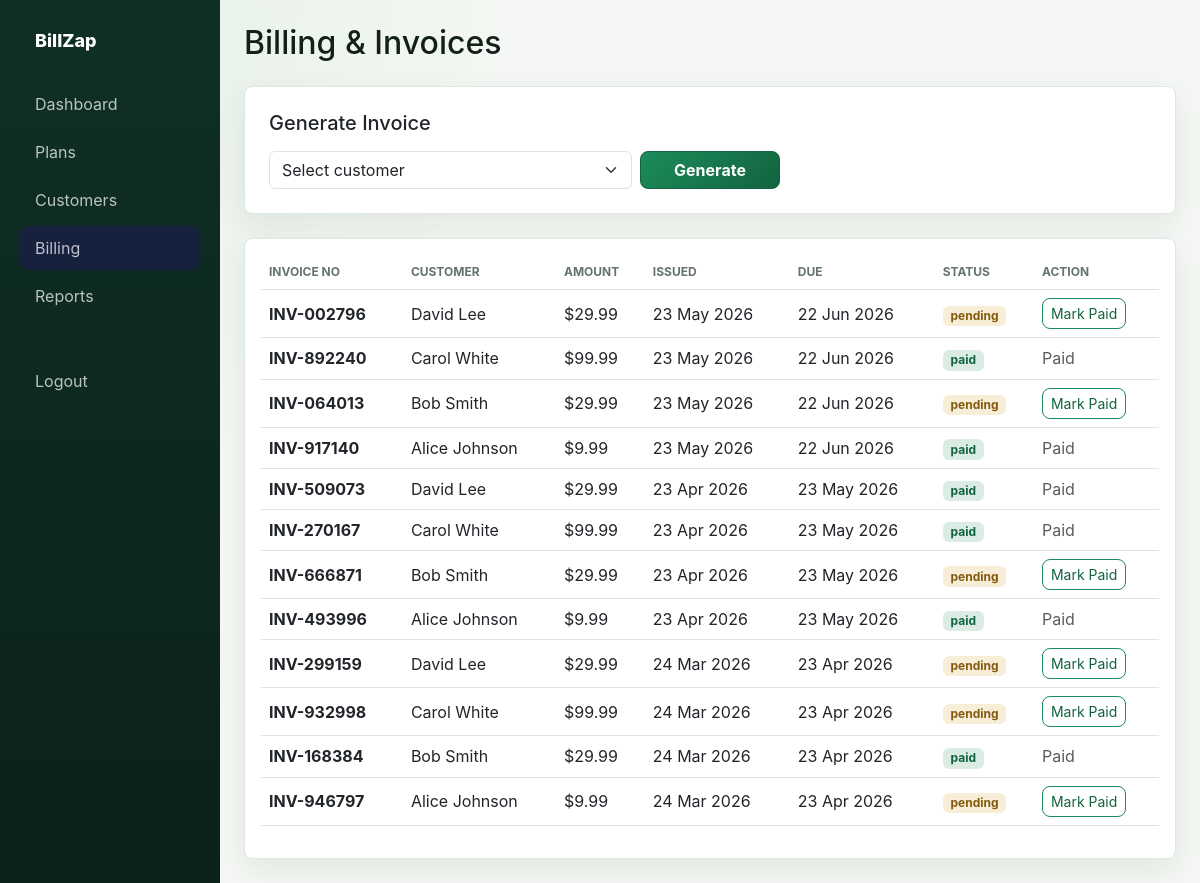
Page /admin/billing (signed in) on the committed database.
### app.py (models this page shows)
class Invoice(db.Model):
    id          = db.Column(db.Integer, primary_key=True)
    invoice_no  = db.Column(db.String(20), unique=True)
    customer_id = db.Column(db.Integer, db.ForeignKey('customer.id'))
    amount      = db.Column(db.Float, nullable=False)
    status      = db.Column(db.String(20), default='pending')
    issued_date = db.Column(db.DateTime, default=datetime.utcnow)
    due_date    = db.Column(db.DateTime)
    paid_date   = db.Column(db.DateTime)

class Customer(db.Model):
    id       = db.Column(db.Integer, primary_key=True)
    name     = db.Column(db.String(100), nullable=False)
    email    = db.Column(db.String(120), unique=True, nullable=False)
    plan_id  = db.Column(db.Integer, db.ForeignKey('plan.id'))
    status   = db.Column(db.String(20), default='active')
    joined   = db.Column(db.DateTime, default=datetime.utcnow)
    invoices = db.relationship('Invoice', backref='customer', lazy=True)

### app.py (the view, shortened to what this page needs)
@app.route('/admin/billing', methods=['GET', 'POST'])
@admin_required
def billing():
    return render_template('billing.html',
        invoices=Invoice.query.order_by(Invoice.issued_date.desc()).all(),
        customers=Customer.query.filter_by(status='active').all())

### app.py (called while the page is built)
def admin_required(f):
    @functools.wraps(f)
    def decorated(*args, **kwargs):
        if not current_user.is_authenticated or current_user.role != 'admin':
            flash('Admin access required', 'error')
            return redirect(url_for('admin_login'))
        return f(*args, **kwargs)
    return decorated

@login_manager.user_loader
def load_user(user_id):
    return User.query.get(int(user_id))

### templates/billing.html (shortened to what this page needs)
<!DOCTYPE html>
<html>
<head>
  <link href="https://cdn.jsdelivr.net/npm/bootstrap@5.3.0/dist/css/bootstrap.min.css" rel="stylesheet">
  <link href="/static/billing-ui.css" rel="stylesheet">
</head>
<body>
<div class="d-flex">
  <div class="sidebar" style="width:220px;min-width:220px;">
    <h4>BillZap</h4>
    <a href="/admin/dashboard">Dashboard</a>
    <a href="/admin/plans">Plans</a>
    <a href="/admin/customers">Customers</a>
    <a href="/admin/billing" style="background:#16213e;color:#fff;">Billing</a>
    <a href="/admin/reports">Reports</a>
    <hr style="border-color:#333; margin:20px 0;">
    <a href="/admin/logout" style="color:#f45c43;">Logout</a>
</div>
  <div class="flex-grow-1 p-4">
    <h2 class="mb-4">Billing & Invoices</h2>
    <div class="card p-4 mb-4">
      <h5 class="mb-3">Generate Invoice</h5>
      <form method="POST">
        <div class="row g-2">
          <div class="col-md-5">
            <select name="customer_id" class="form-select" required>
              <option value="">Select customer</option>
            </select>
          </div>
          <div class="col-md-2">
            <button class="btn btn-success w-100">Generate</button>
          </div>
        </div>
      </form>
    </div>
    <div class="card p-3">
      <table class="table">
        <thead>
          <tr><th>Invoice No</th><th>Customer</th><th>Amount</th><th>Issued</th><th>Due</th><th>Status</th><th>Action</th></tr>
        </thead>
        <tbody>
        {% for inv in invoices %}
        <tr>
          <td><strong>{{ inv.invoice_no }}</strong></td>
          <td>{{ inv.customer.name }}</td>
          <td>${{ "%.2f"|format(inv.amount) }}</td>
          <td>{{ inv.issued_date.strftime('%d %b %Y') }}</td>
          <td>{{ inv.due_date.strftime('%d %b %Y') if inv.due_date else '-' }}</td>
          <td><span class="badge bg-{{ 'success' if inv.status=='paid' else 'warning text-dark' }}">{{ inv.status }}</span></td>
          <td>
            {% if inv.status == 'pending' %}
           <a href="/admin/pay/{{ inv.id }}" class="btn btn-sm btn-outline-success">Mark Paid</a>
            {% else %}
            <span class="text-muted">Paid</span>
            {% endif %}
          </td>
        </tr>
        {% endfor %}
        </tbody>
      </table>
    </div>
  </div>
</div>
</body>
</html>

### static/billing-ui.css (style rules this page uses)
:root { --ink: #13201a; --muted: #66736c; --line: #dfe7e2; --paper: #ffffff; --canvas: #f4f7f3; --nav: #0f2f25; --nav-2: #174536; --money: #1c8c5a; --money-dark: #12633f; --gold: #d89a22; --danger: #c84630; }
* { letter-spacing: 0; }
body { background: radial-gradient(circle at top left, rgba(28, 140, 90, 0.08), transparent 32rem), var(--canvas) !important; color: var(--ink); font-family: Inter, "Segoe UI", Arial, sans-serif; }
.navbar, .topbar, .sidebar { background: linear-gradient(180deg, var(--nav), #0b211a) !important; }
.brand, .navbar-brand, .sidebar h4 { color: #fff !important; font-weight: 800 !important; }
.nav-link, .topbar .nav-links a, .sidebar a { color: rgba(255, 255, 255, 0.72) !important; }
.card, .login-card, .register-card, .plan-card, .feature-box, .content-card { border: 1px solid var(--line) !important; border-radius: 8px !important; box-shadow: 0 10px 30px rgba(20, 45, 31, 0.08) !important; }
.card, .login-card, .register-card, .feature-box, .content-card { background: var(--paper) !important; }
.btn-primary, .btn-success, .btn-login, .btn-admin, .btn-register, .btn-hero, .btn-pay { background: linear-gradient(135deg, var(--money), var(--money-dark)) !important; border-color: var(--money-dark) !important; color: #fff !important; border-radius: 8px !important; font-weight: 700 !important; }
.btn-outline-primary, .btn-outline-success, .btn-outline-hero { border-color: var(--money) !important; color: var(--money-dark) !important; border-radius: 8px !important; }
.badge.bg-success, .status-paid { background: rgba(28, 140, 90, 0.16) !important; color: var(--money-dark) !important; }
.badge.bg-warning, .status-pending { background: rgba(216, 154, 34, 0.18) !important; color: #845a0e !important; }
.table thead th { color: var(--muted); font-size: 12px; text-transform: uppercase; }
.table td, .table th { vertical-align: middle; }

### templates/billing.html (style rules this page uses)
body { background:#f8f9fa; }
.sidebar { background:#1a1a2e;min-height:100vh;padding:20px; }
.sidebar a { color:#aaa;display:block;padding:10px 15px;border-radius:8px;text-decoration:none;margin-bottom:4px; }
.sidebar h4 { color:#fff;padding:10px 15px;margin-bottom:20px;font-size:18px; }
.card { border:none;border-radius:12px;box-shadow:0 2px 10px rgba(0,0,0,0.06); }

### rows in the picture
Invoice: invoice_no "INV-002796", customer.name "David Lee", amount "29.99", issued_date "23 May 2026", due_date "22 Jun 2026", status "pending"
Invoice: invoice_no "INV-892240", customer.name "Carol White", amount "99.99", issued_date "23 May 2026", due_date "22 Jun 2026", status "paid", shows "Paid"
Invoice: invoice_no "INV-064013", customer.name "Bob Smith", amount "29.99", issued_date "23 May 2026", due_date "22 Jun 2026", status "pending"
Invoice: invoice_no "INV-917140", customer.name "Alice Johnson", amount "9.99", issued_date "23 May 2026", due_date "22 Jun 2026", status "paid", shows "Paid"
Invoice: invoice_no "INV-509073", customer.name "David Lee", amount "29.99", issued_date "23 Apr 2026", due_date "23 May 2026", status "paid", shows "Paid"
Invoice: invoice_no "INV-270167", customer.name "Carol White", amount "99.99", issued_date "23 Apr 2026", due_date "23 May 2026", status "paid", shows "Paid"
Invoice: invoice_no "INV-666871", customer.name "Bob Smith", amount "29.99", issued_date "23 Apr 2026", due_date "23 May 2026", status "pending"
Invoice: invoice_no "INV-493996", customer.name "Alice Johnson", amount "9.99", issued_date "23 Apr 2026", due_date "23 May 2026", status "paid", shows "Paid"
Invoice: invoice_no "INV-299159", customer.name "David Lee", amount "29.99", issued_date "24 Mar 2026", due_date "23 Apr 2026", status "pending"
Invoice: invoice_no "INV-932998", customer.name "Carol White", amount "99.99", issued_date "24 Mar 2026", due_date "23 Apr 2026", status "pending"
Invoice: invoice_no "INV-168384", customer.name "Bob Smith", amount "29.99", issued_date "24 Mar 2026", due_date "23 Apr 2026", status "paid", shows "Paid"
Invoice: invoice_no "INV-946797", customer.name "Alice Johnson", amount "9.99", issued_date "24 Mar 2026", due_date "23 Apr 2026", status "pending"
